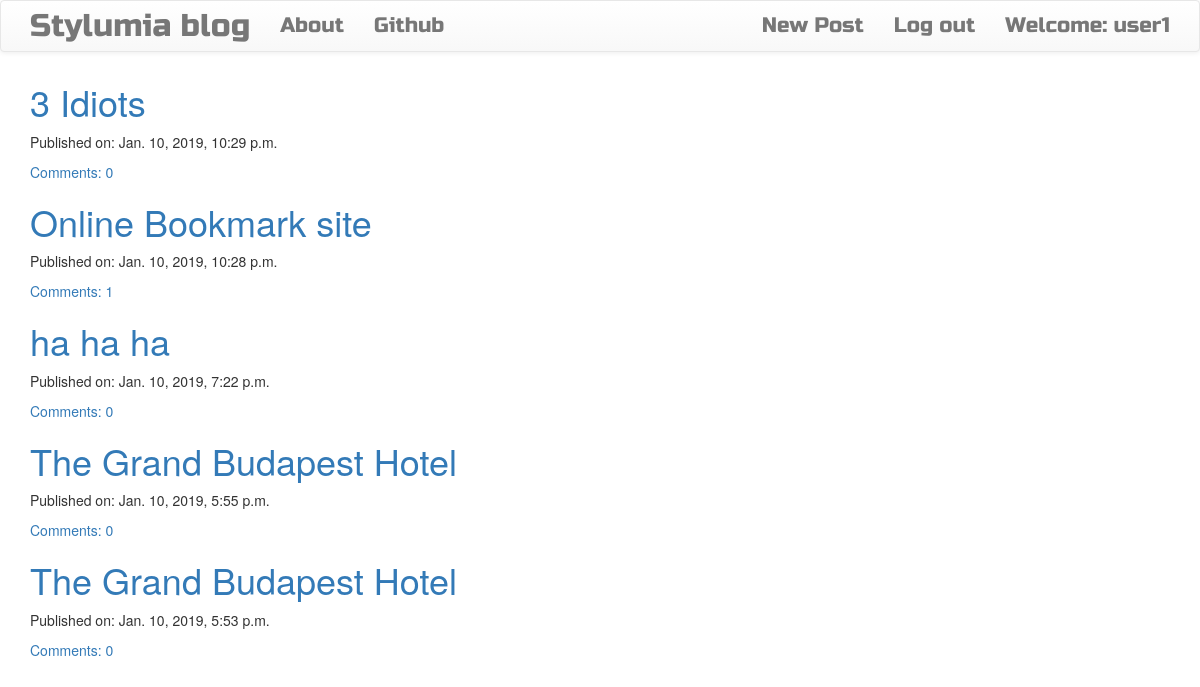
The app's page / (signed in) with its own data.
### blog/models.py (models this page shows, shortened)
class Post(models.Model):
    author = models.ForeignKey('auth.User',  on_delete = models.CASCADE)
    title = models.CharField(max_length = 150)
    text = models.TextField()
    create_date = models.DateTimeField(default = timezone.now)
    published_date = models.DateTimeField(blank = True , null = True)
    def approve_comments(self):
        return self.comments.filter(approved_comment = True)

### blog/views.py (the view)
# urls.py: url(r'^$', views.PostListView.as_view() , name = 'post_list'),
class PostListView(ListView):
    fields = '__all__'
    model = Post
    def get_queryset(self):
        return Post.objects.filter(published_date__lte = timezone.now()).order_by('-published_date')

### blog/templates/blog/post_list.html
{% extends "blog/base.html" %}
{% load staticfiles %}
{% block content %}
  <div class="centerstage">
    {%  for post in post_list %}
      <div class="post">
        <h1> <a href="{% url 'post_detail' pk=post.pk %}">{{ post.title }}</a> </h1>
        <div class="date">
          <p>Published on: {{post.published_date}}</p>
        </div>
        <a href="{% url 'post_detail' pk=post.pk %}">Comments: {{post.approve_comments.count }}</a>
      </div>
    {% endfor %}
  </div>
{% endblock %}

### blog/templates/blog/base.html (shortened to what this page needs)
<!DOCTYPE html>
{% load staticfiles %}
<html>
    <head>
        <link rel="stylesheet" href="https://maxcdn.bootstrapcdn.com/bootstrap/3.3.7/css/bootstrap.min.css">
        <link rel="stylesheet" href="https://maxcdn.bootstrapcdn.com/bootstrap/3.3.7/css/bootstrap-theme.min.css">
        <link rel="stylesheet" href="//cdn.jsdelivr.net/medium-editor/latest/css/medium-editor.min.css" type="text/css" media="screen" charset="utf-8">
        <link rel="stylesheet" href="{% static 'css/blog.css' %}">
<body class='loader'>
  <nav class="navbar navbar-default techfont custom-navbar">
    <div class="container">
      <ul class="nav navbar-nav">
        <li><a class='navbar-brand bigbrand' href="{% url 'post_list' %}">Stylumia blog</a></li>
        <li><a href="{% url 'about'%}">About</a></li>
        <li><a href="https://github.com/AnkurRyder">Github</a></li>
      </ul>
      <ul class="nav navbar-nav navbar-right">
        {% if user.is_authenticated %}
        <li>
          <a href="{% url 'post_new' %}" >New Post</a>
        </li>
        <li>
          <a href="{% url 'logout' %}" >Log out</a>
        </li>
        <li>
          <a >Welcome: {{ user.username }}</a>
        </li>
          {% else %}
          <li><a class='nav navbar-right' href="{% url 'login' %}" >Login</a></li>
        {% endif %}
      </ul>
  </div>
</nav>
        <div class="content container">
            <div class="row">
                <div class="col-md-8">
                  <div class="blog_posts">
                    {% block content %}
                    {% endblock %}
                  </div>
                </div>
            </div>
        </div>
</body>
</html>

### blog/static/css/blog.css (style rules this page uses)
.techfont { font-family: 'Russo One', sans-serif; font-size: 1.5em; margin-bottom: 10px; }
.bigbrand { font-size: 1.5em; }

### records on screen
Post: title "3 Idiots", published_date "Jan. 10, 2019, 10:29 p.m.", approve_comments.count "0"
Post: title "Online Bookmark site", published_date "Jan. 10, 2019, 10:28 p.m.", approve_comments.count "1"
Post: title "ha ha ha", published_date "Jan. 10, 2019, 7:22 p.m.", approve_comments.count "0"
Post: title "The Grand Budapest Hotel", published_date "Jan. 10, 2019, 5:55 p.m.", approve_comments.count "0"
Post: title "The Grand Budapest Hotel", published_date "Jan. 10, 2019, 5:53 p.m.", approve_comments.count "0"

### other values on screen
{{ user.username }} "user1"
